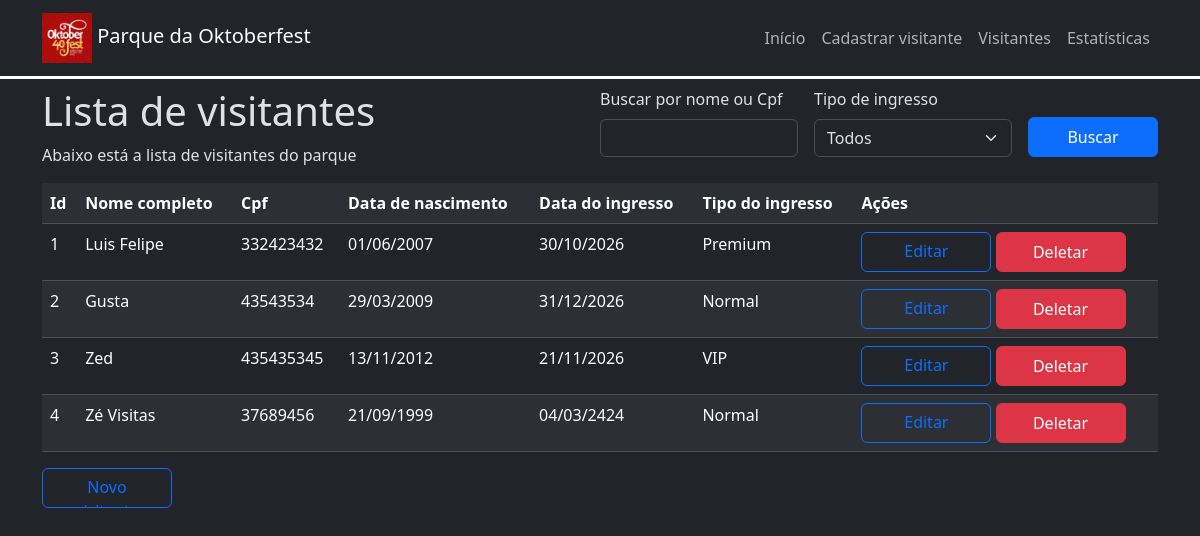
/visitors/, run on the app's committed database.
### app/models.py (models this page shows, shortened)
class Visitor(models.Model):
    first_name = models.CharField(max_length=100)
    last_name = models.CharField(max_length=100)
    cpf = models.CharField(max_length=11)
    birth_date = models.DateField()
    ticket_date = models.DateField()
    ticket_type = models.IntegerField(choices=TicketType.choices)
    ticket_number = models.CharField(255)

### app/views.py (the view)
# urls.py: path('visitors/', views.visitors, name='visitors'),
def visitors(request):
    search = request.GET.get('name_or_cpf', '').strip()
    ticket_type = request.GET.get('ticket_type', '0')
    visitors = Visitor.objects.all()
    visitors = visitors.filter(
        Q(first_name__icontains=search)
        | Q(last_name__icontains=search)
        | Q(cpf__contains=search)
    )
    valid_types = {str(value) for value in TicketType.values}
    ticket_type_int = int(ticket_type)
    if ticket_type in valid_types:
        visitors = visitors.filter(ticket_type=ticket_type_int)
    response = {
        'visitors': visitors,
        'search': search,
        'ticket_type': ticket_type_int
    }
    return render(request, 'visitors.html', response)

### app/templates/visitors.html (shortened to what this page needs)
{% extends 'base.html' %}
{% block content %}
<div>
    <div class="d-flex">
        <div class="col">
            <h1>Lista de visitantes</h1>
            <p>Abaixo está a lista de visitantes do parque</p>
        </div>
        <div class="col">
            <form action="" method="get">
                <div class="d-flex gap-3 align-items-end">
                    <div class="col">
                        <label for="name_or_cpf" class="form-label">Buscar por nome ou Cpf</label>
                        <input type="text" class="form-control" id="name_or_cpf" name="name_or_cpf" value="{{ search }}">
                    </div>
                    <div class="col">
                        <label for="ticket_type" class="form-label">Tipo de ingresso</label>
                        <select name="ticket_type" id="ticket_type" class="form-select">
                            <option value="0" {% if ticket_type == 0 %} selected {% endif %}>Todos</option>
                        </select>
                    </div>
                    <input type="submit" value="Buscar" class="btn btn-primary btn-custom">
                </div>
            </form>
        </div>
    </div>
    <div class="table-responsive">
        <table class="table table-striped">
            <tr>
                <th>Id</th>
                <th>Nome completo</th>
                <th>Cpf</th>
                <th>Data de nascimento</th>
                <th>Data do ingresso</th>
                <th>Tipo do ingresso</th>
                <th>Ações</th>
            </tr>
            {% for visitor in visitors %}
            <tr>
                <td>{{ visitor.id }}</td>
                <td>{{ visitor.first_name }} {{ visitor.last_name }}</td>
                <td>{{ visitor.cpf }}</td>
                <td>{{ visitor.birth_date|date:"d/m/Y" }}</td>
                <td>{{ visitor.ticket_date|date:"d/m/Y" }}</td>
                <td>{{ visitor.get_ticket_type_display }}</td>
                <td>
                    <a href="./update/{{ visitor.id }}/" class="btn btn-outline-primary btn-custom">Editar</a>
                    <button class="btn btn-danger btn-custom" data-bs-toggle="modal" data-bs-target="#delete_modal"
                        data-visitor-name="{{ visitor.first_name }} {{ visitor.last_name }}"
                        data-visitor-id="{{ visitor.id }}">Deletar</button>
                </td>
            </tr>
            {% endfor %}
        </table>
        <a class="btn btn-outline-primary btn-custom" href="./create/">Novo visitante</a>
    </div>
</div>
{% endblock %}

### app/static/visitors/css/style.css (style rules this page uses)
.btn-custom { width: 130px; height: 40px; }

### data on the page
Visitor: id "1", first_name "Luis", last_name "Felipe", cpf "332423432", birth_date "01/06/2007", ticket_date "30/10/2026", ticket_type "Premium"
Visitor: id "2", first_name "Gusta", cpf "43543534", birth_date "29/03/2009", ticket_date "31/12/2026", ticket_type "Normal"
Visitor: id "3", first_name "Zed", cpf "435435345", birth_date "13/11/2012", ticket_date "21/11/2026", ticket_type "VIP"
Visitor: id "4", first_name "Zé", last_name "Visitas", cpf "37689456", birth_date "21/09/1999", ticket_date "04/03/2424", ticket_type "Normal"
